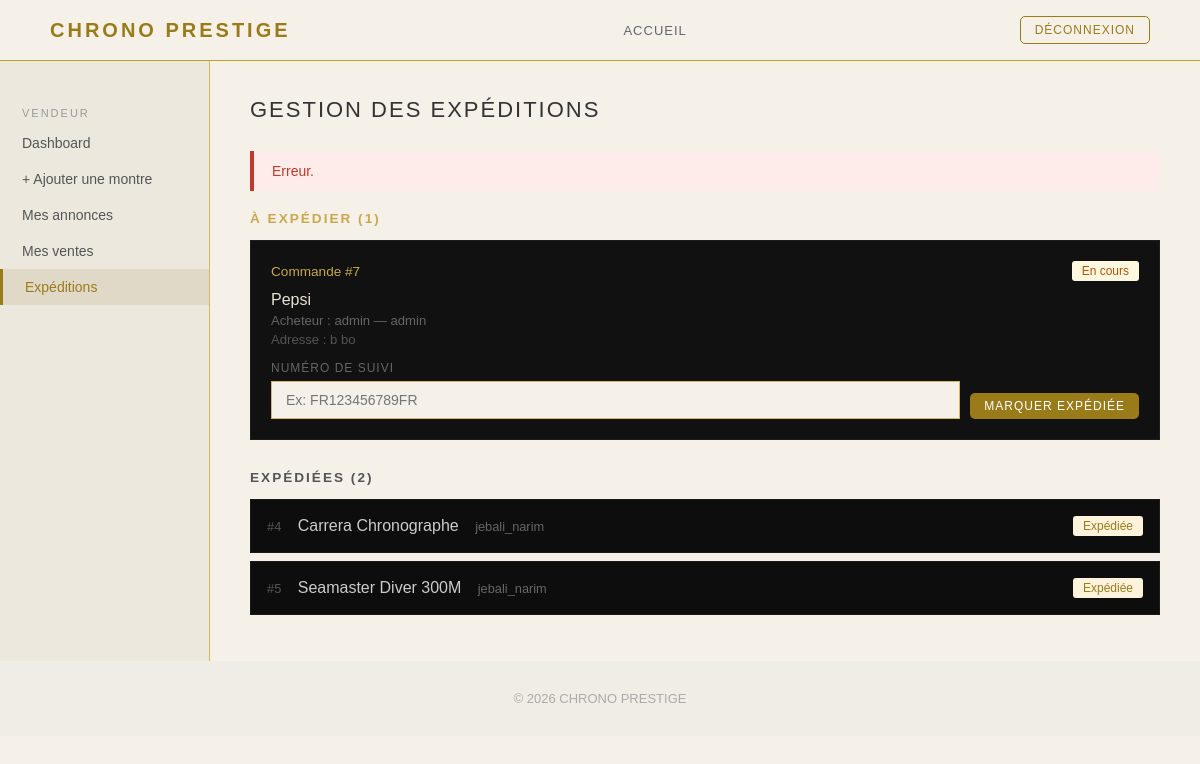
Page /vues/vendeur/expeditions.php?msg=erreur (signed in) on the committed database.
### tables this page shows
CREATE TABLE `commandes` (
  `id` int(11) NOT NULL,
  `acheteur_id` int(11) NOT NULL,
  `montre_id` int(11) NOT NULL,
  `prix_achat` decimal(10,2) NOT NULL DEFAULT 0.00,
  `statut` enum('en_cours','expediee','livree','annulee') NOT NULL DEFAULT 'en_cours',
  `adresse_livraison` text DEFAULT NULL,
  `numero_suivi` varchar(100) DEFAULT '',
  `date_commande` datetime DEFAULT current_timestamp()
);

CREATE TABLE `montres` (
  `id` int(11) NOT NULL,
  `titre` varchar(255) NOT NULL,
  `marque` varchar(100) NOT NULL DEFAULT '',
  `prix` decimal(10,2) NOT NULL DEFAULT 0.00,
  `description` text DEFAULT NULL,
  `image` varchar(255) DEFAULT '',
  `statut` enum('disponible','vendu','suspendu') NOT NULL DEFAULT 'disponible',
  `vendeur_id` int(11) DEFAULT NULL,
  `date_ajout` datetime DEFAULT current_timestamp(),
  `reference` varchar(100) DEFAULT '',
  `materiau` varchar(100) DEFAULT '',
  `mouvement` varchar(100) DEFAULT '',
  `couleur` varchar(100) DEFAULT '',
  `categorie_id` int(11) DEFAULT NULL,
  `nb_vues` int(11) DEFAULT 0,
  `authentique` tinyint(1) DEFAULT NULL COMMENT 'NULL=non vérifié, 1=authentique, 0=refusé',
  `masquee` tinyint(1) DEFAULT 0
);

CREATE TABLE `users` (
  `id` int(11) NOT NULL,
  `username` varchar(100) NOT NULL,
  `nom` varchar(100) DEFAULT '',
  `prenom` varchar(100) DEFAULT '',
  `age` int(11) DEFAULT NULL,
  `email` varchar(255) NOT NULL,
  `password` varchar(255) NOT NULL,
  `role` enum('client','vendeur','admin') NOT NULL DEFAULT 'client',
  `suspendu` tinyint(1) DEFAULT 0,
  `created_at` datetime DEFAULT current_timestamp()
);

### vues/vendeur/expeditions.php (the view, shortened to what this page needs)
<?php
include("../../config/db_connect.php");
$uid = (int)$_SESSION["id"];
$res = mysqli_query($conn,
    "SELECT c.*, m.titre, u.username as acheteur_nom, u.email as acheteur_email
     FROM commandes c JOIN montres m ON c.montre_id=m.id JOIN users u ON c.acheteur_id=u.id
     WHERE m.vendeur_id=$uid AND c.statut='en_cours'
     ORDER BY c.date_commande ASC"
);
$a_expedier = [];
while ($row = mysqli_fetch_assoc($res)) $a_expedier[] = $row;
$res2 = mysqli_query($conn,
    "SELECT c.*, m.titre, u.username as acheteur_nom
     FROM commandes c JOIN montres m ON c.montre_id=m.id JOIN users u ON c.acheteur_id=u.id
     WHERE m.vendeur_id=$uid AND c.statut='expediee'
     ORDER BY c.date_commande DESC"
);
$expediees = [];
while ($row = mysqli_fetch_assoc($res2)) $expediees[] = $row;
$message      = "";
$message_type = "msg-ok";
if (isset($_GET["msg"])) {
    if ($_GET["msg"] == "erreur")        { $message = "Erreur."; $message_type = "msg-error"; }
}
?>
<!DOCTYPE html>
<html lang="fr">
<head>
    <link rel="stylesheet" href="../../assets/css2/main.css">
</head>
<body>
    <header class="site-header">
        <a href="../../index.php" class="logo">CHRONO PRESTIGE</a>
        <nav><a href="../../index.php">Accueil</a></nav>
        <div class="header-right">
            <a href="../deconnexion.php" class="btn btn-outline btn-sm">Déconnexion</a>
        </div>
    </header>
    <div class="dashboard-wrap">
        <aside class="sidebar">
            <div class="sidebar-title">Vendeur</div>
            <a href="dashboard.php">Dashboard</a>
            <a href="ajouter_montre.php">+ Ajouter une montre</a>
            <a href="mes_montres.php">Mes annonces</a>
            <a href="mes_ventes.php">Mes ventes</a>
            <a href="expeditions.php" class="active">Expéditions</a>
        </aside>
        <main class="dash-content">
            <h1>Gestion des expéditions</h1>
            <?php if ($message): ?>
                <div class="msg <?php echo $message_type; ?>"><?php echo $message; ?></div>
            <?php endif; ?>
            <h2 style="font-size:0.85rem; letter-spacing:2px; text-transform:uppercase; color:#c9a84c; margin-bottom:14px;">
                À expédier (<?php echo count($a_expedier); ?>)
            </h2>
            <?php if (empty($a_expedier)): ?>
                <p style="color:#555; margin-bottom:30px;">Aucune commande en attente d'expédition.</p>
            <?php else: ?>
                <?php foreach ($a_expedier as $c): ?>
                    <div style="background:#111; border:1px solid #1e1e1e; padding:20px; margin-bottom:12px;">
                        <div style="display:flex; justify-content:space-between; align-items:center; margin-bottom:10px;">
                            <span style="color:#c9a84c; font-size:0.85rem;">Commande #<?php echo $c["id"]; ?></span>
                            <span class="badge badge-warn">En cours</span>
                        </div>
                        <div style="color:#e8e0d0; margin-bottom:4px;"><?php echo htmlspecialchars($c["titre"]); ?></div>
                        <div style="color:#666; font-size:0.82rem; margin-bottom:4px;">
                            Acheteur : <?php echo htmlspecialchars($c["acheteur_nom"]); ?> — <?php echo htmlspecialchars($c["acheteur_email"]); ?>
                        </div>
                        <div style="color:#555; font-size:0.82rem; margin-bottom:14px;">
                            Adresse : <?php echo htmlspecialchars($c["adresse_livraison"] ?? "Non renseignée"); ?>
                        </div>
                        <form method="POST" action="../../admin/admin_expedition.php" style="display:flex; gap:10px; align-items:flex-end;">
                            <div class="form-group" style="margin-bottom:0; flex:1;">
                                <label>Numéro de suivi</label>
                                <input type="text" name="numero_suivi" placeholder="Ex: FR123456789FR">
                            </div>
                            <button type="submit" class="btn btn-gold btn-sm">Marquer expédiée</button>
                        </form>
                    </div>
                <?php endforeach; ?>
            <?php endif; ?>
            <h2 style="font-size:0.85rem; letter-spacing:2px; text-transform:uppercase; color:#555; margin-top:30px; margin-bottom:14px;">
                Expédiées (<?php echo count($expediees); ?>)
            </h2>
            <?php foreach ($expediees as $c): ?>
                <div style="background:#0d0d0d; border:1px solid #1a1a1a; padding:16px; margin-bottom:8px; display:flex; justify-content:space-between; align-items:center;">
                    <div>
                        <span style="color:#555; font-size:0.8rem;">#<?php echo $c["id"]; ?></span>
                        <span style="color:#ccc; margin-left:12px;"><?php echo htmlspecialchars($c["titre"]); ?></span>
                        <span style="color:#666; font-size:0.8rem; margin-left:12px;"><?php echo htmlspecialchars($c["acheteur_nom"]); ?></span>
                    </div>
                    <span class="badge badge-gold">Expédiée</span>
                </div>
            <?php endforeach; ?>
        </main>
    </div>
    <footer class="site-footer">© 2026 CHRONO PRESTIGE</footer>
</body>
</html>

### assets/css2/main.css (style rules this page uses)
* { margin: 0; padding: 0; box-sizing: border-box; }
body { background-color: #F5F0E8; font-family: Arial, sans-serif; color: #333333; display: flex; flex-direction: column; min-height: 100vh; }
.site-header { display: flex; align-items: center; justify-content: space-between; padding: 16px 50px; background-color: #F5F0E8; border-bottom: 1px solid #C4A020; position: sticky; top: 0; z-index: 100; }
.logo { font-size: 20px; font-weight: bold; color: #9A7B1A; letter-spacing: 3px; text-decoration: none; }
.site-header nav { display: flex; gap: 30px; }
.site-header nav a { text-decoration: none; color: #666666; font-size: 13px; letter-spacing: 1px; text-transform: uppercase; }
.header-right { display: flex; align-items: center; gap: 10px; }
.btn { display: inline-block; padding: 10px 22px; font-size: 13px; letter-spacing: 1px; text-transform: uppercase; text-decoration: none; cursor: pointer; font-family: Arial, sans-serif; border: 2px solid #9A7B1A; border-radius: 8px; color: #9A7B1A; }
.btn-gold { background-color: #9A7B1A; color: white; border: none; }
.btn-outline { background: transparent; color: #9A7B1A; border: 1px solid #9A7B1A; }
.btn-sm { padding: 6px 14px; font-size: 12px; border-radius: 5px; }
.badge { display: inline-block; padding: 3px 10px; font-size: 12px; border-radius: 3px; }
.badge-warn { background-color: #fff8e1; color: #b45309; }
.badge-gold { background-color: #fdf3dc; color: #9A7B1A; }
.msg { padding: 12px 18px; margin-bottom: 20px; font-size: 14px; border-left: 4px solid #9A7B1A; }
.msg-error { background-color: #fdecea; color: #c0392b; border-color: #c0392b; }
.dashboard-wrap { display: flex; min-height: 600px; }
.sidebar { width: 210px; background-color: #EDE8DE; border-right: 1px solid #D4B85A; padding: 30px 0; }
.sidebar-title { font-size: 11px; color: #999; letter-spacing: 2px; text-transform: uppercase; padding: 16px 22px 6px; }
.sidebar a { display: block; padding: 10px 22px; color: #555; text-decoration: none; font-size: 14px; }
.sidebar a.active { color: #9A7B1A; background-color: #e0d9c8; border-left: 3px solid #9A7B1A; }
.dash-content { flex: 1; padding: 36px 40px; }
.dash-content h1 { font-size: 22px; color: #333; letter-spacing: 2px; margin-bottom: 28px; font-weight: normal; text-transform: uppercase; }
.form-group { flex: 1; margin-bottom: 18px; }
.form-group label { display: block; font-size: 12px; color: #666; letter-spacing: 1px; text-transform: uppercase; margin-bottom: 6px; }
.form-group input, .form-group select, .form-group textarea { width: 100%; padding: 10px 14px; border: 1px solid #D4B85A; background-color: #F5F0E8; font-size: 14px; color: #333; font-family: Arial, sans-serif; outline: none; }
.footer, .site-footer { background-color: #f0ede7; color: #aaaaaa; text-align: center; padding: 30px 50px; font-size: 13px; }

### rows in the picture
commandes: id "7", montre.titre "Pepsi", acheteur.username "admin", acheteur.email "admin", adresse_livraison "b bo"
commandes: id "4", montre.titre "Carrera Chronographe", acheteur.username "jebali_narim"
commandes: id "5", montre.titre "Seamaster Diver 300M", acheteur.username "jebali_narim"

### other values in the picture
$message "Erreur."
count($a_expedier) "1"
count($expediees) "2"
